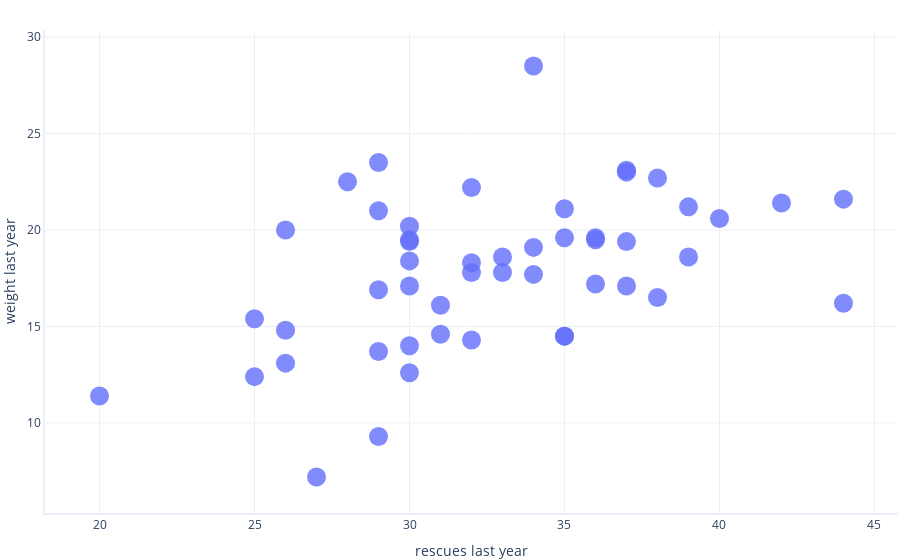

Source (notebook cell):
### Markdown cell above
Let's take a quick recap at what the distribution of our data looks like (remember that we were using `weight_last_year` to predict the value of `rescues_last_year`).

### Code cell
# Obtain the label and feature from the original data
dataset = data[['rescues_last_year','weight_last_year']]

# Print the number of observations
print("No. observations:", dataset.shape[0])

# Graph the distribution of variables for the unsplit dataset
graphing.scatter_2D(dataset, 'rescues_last_year', 'weight_last_year')

### Figure 1 — Plotly figure (JSON) as saved in the notebook; plotly's stock layout.template omitted (floating-point values rounded to 4 significant figures)
{"data": [{"hovertemplate": "rescues last year=%{x}<br>weight last year=%{y}<extra></extra>", "legendgroup": "", "marker": {"color": "#636efa", "size": 19, "symbol": "circle"}, "mode": "markers", "name": "", "orientation": "v", "showlegend": false, "type": "scatter", "x": [35, 30, 34, 29, 30, 25, 26, 37, 32, 30, 35, 32, 33, 36, 32, 36, 38, 35, 33, 34, 37, 35, 34, 40, 20, 32, 31, 38, 31, 36, 44, 28, 39, 30, 44, 42, 39, 30, 26, 29, 27, 37, 30, 26, 25, 29, 29, 30, 29, 37], "xaxis": "x", "y": [14.5, 14, 17.7, 13.7, 18.4, 12.4, 13.1, 17.1, 14.3, 20.2, 14.5, 17.8, 18.6, 19.5, 18.3, 19.6, 22.7, 19.6, 17.8, 19.1, 23.1, 21.1, 28.5, 20.6, 11.4, 22.2, 14.6, 16.5, 16.1, 17.2, 21.6, 22.5, 21.2, 19.4, 16.2, 21.4, 18.6, 12.6, 14.8, 9.3, 7.2, 19.4, 19.5, 20, 15.4, 16.9, 21, 17.1, 23.5, 23], "yaxis": "y"}], "layout": {"legend": {"tracegroupgap": 0}, "xaxis": {"anchor": "y", "domain": [0, 1], "title": {"text": "rescues last year"}}, "yaxis": {"anchor": "x", "domain": [0, 1], "title": {"text": "weight last year"}}}}
